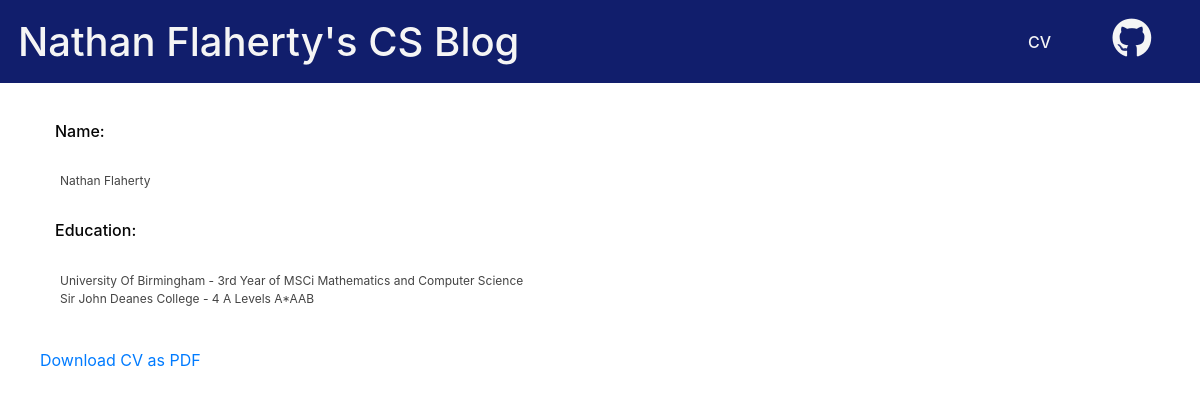
The app's page /cv/ with its own data.
### cv/models.py (models this page shows, shortened)
class CvItem(models.Model):
    title = models.CharField(max_length=200)
    text=models.TextField()
    created_date = models.DateTimeField(default=timezone.now)
    published_date = models.DateTimeField(blank=True, null=True)

### cv/views.py (the view)
# urls.py: path('cv/', include('cv.urls')),
def cv(request):
    CVItems = CvItem.objects.filter(published_date__lte=timezone.now()).order_by('published_date')
    return render(request,'cv/cv.html', {'CVItems': CVItems})

### cv/templates/cv/cv.html
{% extends 'base.html' %}
{%block content%}
{%for cvitem in CVItems%}
<h3>{{cvitem.title}}:</h3> <p>{{cvitem.text|linebreaks}}</p>
{%endfor%}
<br />
<a href='http://nathanflaherty.co.uk/NathanFlahertyCV.pdf'>Download CV as PDF<p></p></a>
{%endblock%}

### blog/static/css/blog.css (style rules this page uses)
a, a:hover { text-decoration:none; }
body { background-color:#FFFFFF; color:#050505; }
h3 { font:arial; padding:15px 15px 15px 15px; font-size:12pt }
p { font:arial; color:#444444; padding-left:20px; font-size:9pt; }

### records on screen
CvItem: title "Name", text "Nathan Flaherty"
CvItem: title "Education", text "University Of Birmingham - 3rd Year of MSCi Mathematics and Computer Science Sir John Deanes College - 4 A Levels A*AAB"
